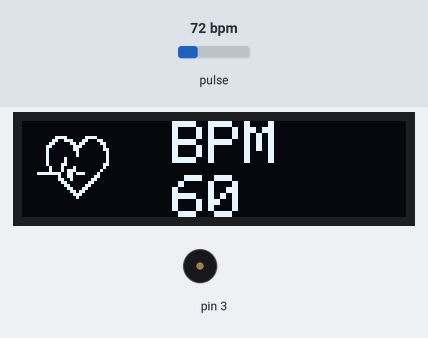
The sketch below on a simulated Arduino Uno, built with avr-gcc and run on an emulated ATmega328P. Parts: 128×32 one-colour display, buzzer (waves = sounding). Inputs (shaded band) come from the test bench; at power-on: pulse 72 bpm. The display library's start-up logo is not drawn; what the sketch prints to the serial monitor is not drawn.

Above: at 2.2 s.
2.3 s: pulse set to 130 bpm
At 2.46 s:
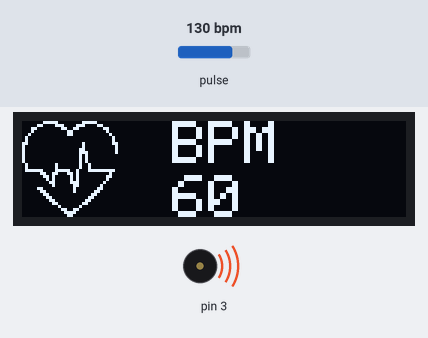
5.3 s: pulse set to 42 bpm
At 6.0 s:
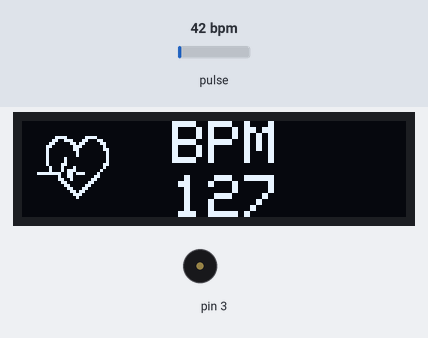
8.3 s: pulse set to 100 bpm
At 9.1 s:
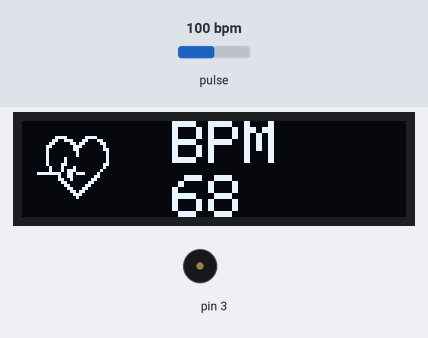
Timing chart, 0 to 16.3 s (numbered marks = the images above; inputs shaded):
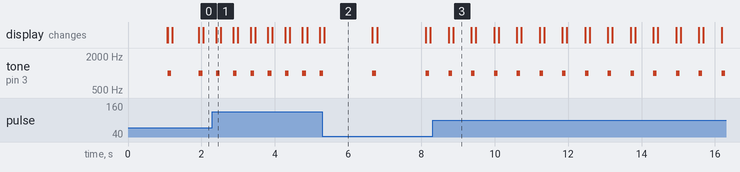

The sketch:

test_puls_sensor.ino
```cpp
#include <Adafruit_GFX.h>        //OLED библиотека
#include <Adafruit_SSD1306.h>
#include <Wire.h>
#include "MAX30105.h"           //MAX3010x библиотека
#include "heartRate.h"          //Алгоритм расчета сердечного ритма

MAX30105 particleSensor;

const byte RATE_SIZE = 2; //Увеличьте это для большего усреднения. 4 это хорошо.
byte rates[RATE_SIZE]; //Массив ЧСС
byte rateSpot = 0;
long lastBeat = 0; //Время, когда произошел последний удар
float beatsPerMinute;
int beatAvg;

#define SCREEN_WIDTH 128 // Ширина OLED-дисплея, в пикселях
#define SCREEN_HEIGHT 32 // Высота OLED-дисплея в пикселях
#define OLED_RESET    -1 // Сбросить pin # (или -1, если используется общий сброс Arduino)

Adafruit_SSD1306 display(SCREEN_WIDTH, SCREEN_HEIGHT, &Wire, OLED_RESET); //Объявление отображаемого имени (дисплей)

static const unsigned char PROGMEM logo2_bmp[] =
{ 0x03, 0xC0, 0xF0, 0x06, 0x71, 0x8C, 0x0C, 0x1B, 0x06, 0x18, 0x0E, 0x02, 0x10, 0x0C, 0x03, 0x10,              //Logo2 и Logo3 - две картинки bmp, которые отображаются на OLED при вызове
0x04, 0x01, 0x10, 0x04, 0x01, 0x10, 0x40, 0x01, 0x10, 0x40, 0x01, 0x10, 0xC0, 0x03, 0x08, 0x88,
0x02, 0x08, 0xB8, 0x04, 0xFF, 0x37, 0x08, 0x01, 0x30, 0x18, 0x01, 0x90, 0x30, 0x00, 0xC0, 0x60,
0x00, 0x60, 0xC0, 0x00, 0x31, 0x80, 0x00, 0x1B, 0x00, 0x00, 0x0E, 0x00, 0x00, 0x04, 0x00,  };

static const unsigned char PROGMEM logo3_bmp[] =
{ 0x01, 0xF0, 0x0F, 0x80, 0x06, 0x1C, 0x38, 0x60, 0x18, 0x06, 0x60, 0x18, 0x10, 0x01, 0x80, 0x08,
0x20, 0x01, 0x80, 0x04, 0x40, 0x00, 0x00, 0x02, 0x40, 0x00, 0x00, 0x02, 0xC0, 0x00, 0x08, 0x03,
0x80, 0x00, 0x08, 0x01, 0x80, 0x00, 0x18, 0x01, 0x80, 0x00, 0x1C, 0x01, 0x80, 0x00, 0x14, 0x00,
0x80, 0x00, 0x14, 0x00, 0x80, 0x00, 0x14, 0x00, 0x40, 0x10, 0x12, 0x00, 0x40, 0x10, 0x12, 0x00,
0x7E, 0x1F, 0x23, 0xFE, 0x03, 0x31, 0xA0, 0x04, 0x01, 0xA0, 0xA0, 0x0C, 0x00, 0xA0, 0xA0, 0x08,
0x00, 0x60, 0xE0, 0x10, 0x00, 0x20, 0x60, 0x20, 0x06, 0x00, 0x40, 0x60, 0x03, 0x00, 0x40, 0xC0,
0x01, 0x80, 0x01, 0x80, 0x00, 0xC0, 0x03, 0x00, 0x00, 0x60, 0x06, 0x00, 0x00, 0x30, 0x0C, 0x00,
0x00, 0x08, 0x10, 0x00, 0x00, 0x06, 0x60, 0x00, 0x00, 0x03, 0xC0, 0x00, 0x00, 0x01, 0x80, 0x00  };

void setup() {
  Serial.begin(9600);
  display.begin(SSD1306_SWITCHCAPVCC, 0x3C); //Запустите дисплей OLED
  display.display();
  delay(1000);
  Serial.println("ss");
  // Инициализировать датчик
  particleSensor.begin(Wire, I2C_SPEED_FAST); //Использовать порт I2C по умолчанию, скорость 400 кГц
  particleSensor.setup(); //Настройте датчик с настройками по умолчанию
  particleSensor.setPulseAmplitudeRed(0x0A); //Установите красный светодиод на низкий уровень, чтобы указать, что датчик работает
}

void loop() {
 long irValue = particleSensor.getIR();    //Считывая значение ИК, мы узнаем, есть ли палец на датчике или нет
                                           //Также обнаружение сердцебиения
if(irValue > 7000){                                           //Если обнаружен палец
  Serial.println("ddd");
    display.clearDisplay();                                   //Очистить дисплей
    display.drawBitmap(5, 5, logo2_bmp, 24, 21, WHITE);       //Нарисуйте первое изображение BMP (маленькое сердце)
    display.setTextSize(2);                                   //Рядом с ним отображается средний BPM, вы можете отобразить BPM, если хотите
    display.setTextColor(WHITE);
    display.setCursor(50,0);
    display.println("BPM");
    display.setCursor(50,18);
    display.println(beatAvg);
    Serial.println(beatAvg);
    display.display();

  if (checkForBeat(irValue) == true)                        //Если сердцебиение обнаружено
  {
    display.clearDisplay();                                //Очистить дисплей
    display.drawBitmap(0, 0, logo3_bmp, 32, 32, WHITE);    //Нарисуйте вторую картинку (большее сердце)
    display.setTextSize(2);                                //И все равно отображает средний BPM
    display.setTextColor(WHITE);
    display.setCursor(50,0);
    display.println("BPM");
    display.setCursor(50,18);
    display.println(beatAvg);
    Serial.println(beatAvg);
    display.display();
    tone(3,1000);                                        //И запустить зуммер на 100 мс, вы можете уменьшить, если будет лучше
    delay(100);
    noTone(3);                                          //Отключите зуммер, чтобы получить эффект «бип»
    //Мы почувствовали ритм!
    long delta = millis() - lastBeat;                   //Измерьте продолжительность между двумя ударами
    lastBeat = millis();

    beatsPerMinute = 60 / (delta / 1000.0);           //Расчет BPM

    if (beatsPerMinute < 255 && beatsPerMinute > 20)               //Чтобы вычислить среднее значение, мы храним некоторые значения (4), а затем делаем некоторые математические вычисления для вычисления среднего значения.
    {
      rates[rateSpot++] = (byte)beatsPerMinute; //Сохранить это в массиве
      rateSpot %= RATE_SIZE;

      //Принять среднее значение
      beatAvg = 0;
      for (byte x = 0 ; x < RATE_SIZE ; x++)
        beatAvg += rates[x];
      beatAvg /= RATE_SIZE;
    }
  }

}
  if (irValue < 7000){       //Если палец не обнаружен, он информирует пользователя и устанавливает среднее значение BPM в 0, или оно будет сохранено для следующего измерения.
     beatAvg=0;
     display.clearDisplay();
     display.setTextSize(1);
     display.setTextColor(WHITE);
     display.setCursor(30,5);
     display.println("Please Place ");
     display.setCursor(30,15);
     display.println("your finger ");
     Serial.println("palec");
     display.display();
     noTone(3);
     }

}
```

Measured:
- after the input at 2.3 s, tone on pin 3: alternates 1000 Hz for 0.10 s and silent for 0.37 s, starting after 0.10 s
- after the input at 5.3 s, tone on pin 3: alternates 1000 Hz for 0.10 s and silent for 1.4 s, starting after 1.4 s
- after the input at 8.3 s, tone on pin 3: alternates 1000 Hz for 0.10 s and silent for 0.52 s, starting after 0.44 s
- by itself, tone on pin 3: alternates 1000 Hz for 0.10 s and silent for 0.75 s
- what the display in image 2 shows lasts 1.3 s, from 5.4 s to 6.7 s
- what the display in image 3 shows lasts 0.5 s, from 8.9 s to 9.4 s
